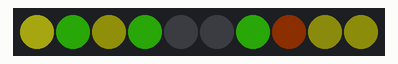
This program was run on a simulated MicroPython board. Parts: 10 RGB LEDs in strip order, left to right. Dim RGB values are drawn brighter than linear; random numbers come from a fixed seed; library files of the repository ran but are not shown: neopixel2.py.

Above: at 0.11 s.
At 5.22 s:
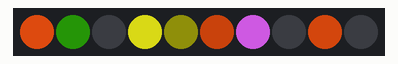
At 10.02 s:
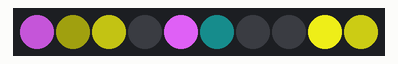
At 19.93 s:
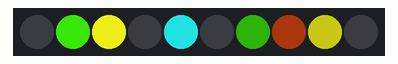
At 29.84 s:
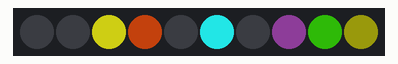
At 39.85 s:
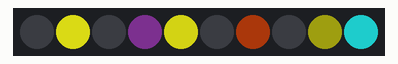

The program:

fireflies.py
```python
import time
from neopixel2 import Neopixel
import random

numpix = 10  # Number of NeoPixels
# Pin where NeoPixels are connected
strip = Neopixel(numpix, 0, 28, "GRB")

colors_rgb = [
    (232, 100, 255),  # Purple
    (200, 200, 20),  # Yellow
    (30, 200, 200),  # Blue
    (150,50,10),
    (50,200,10),
]

# same colors as normaln rgb, just 0 added at the end
colors_rgbw = [color+tuple([0]) for color in colors_rgb]
colors_rgbw.append((0, 0, 0, 255))

# uncomment colors_rgbw if you have RGBW strip
colors = colors_rgb
# colors = colors_rgbw

max_len=20
min_len = 5
#pixelnum, posn in flash, flash_len, direction
flashing = []

num_flashes = 10

for i in range(num_flashes):
    pix = random.randint(0, numpix - 1)
    col = random.randint(1, len(colors) - 1)
    flash_len = random.randint(min_len, max_len)
    flashing.append([pix, colors[col], flash_len, 0, 1])

strip.fill((0,0,0))

while True:
    strip.show()
    for i in range(num_flashes):

        pix = flashing[i][0]
        brightness = (flashing[i][3]/flashing[i][2])
        colr = (int(flashing[i][1][0]*brightness),
                int(flashing[i][1][1]*brightness),
                int(flashing[i][1][2]*brightness))
        strip.set_pixel(pix, colr)

        if flashing[i][2] == flashing[i][3]:
            flashing[i][4] = -1
        if flashing[i][3] == 0 and flashing[i][4] == -1:
            pix = random.randint(0, numpix - 1)
            col = random.randint(0, len(colors) - 1)
            flash_len = random.randint(min_len, max_len)
            flashing[i] = [pix, colors[col], flash_len, 0, 1]
        flashing[i][3] = flashing[i][3] + flashing[i][4]
        time.sleep(0.005)
        
```
